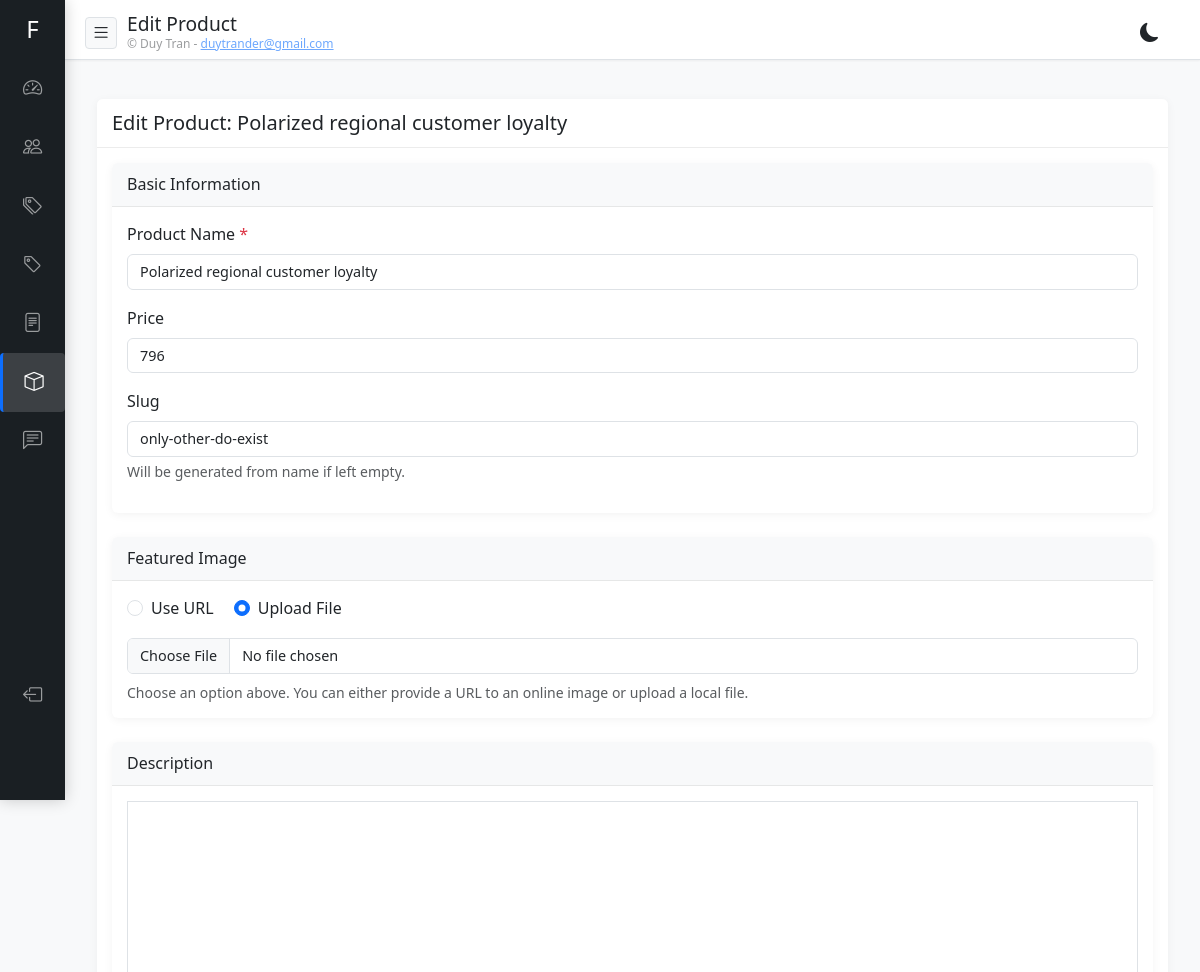
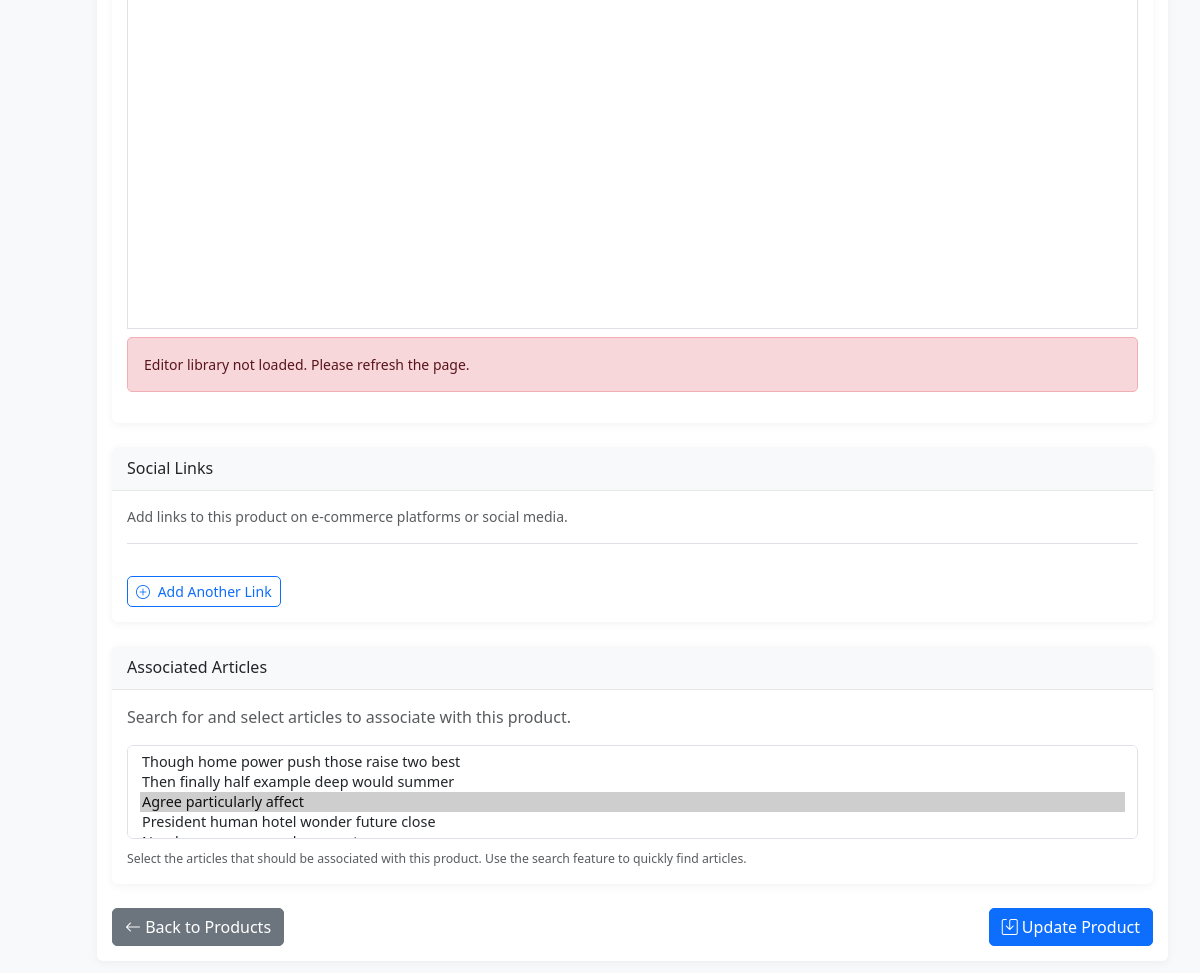
The app's page /admin/products/1/edit (signed in) with its own data (2 pictures, top to bottom).
### app/models.py (models this page shows)
class ProductBase(SQLModel):
    name: str = Field(max_length=200, index=True)
    price: int = Field(default=0)
    slug: str = Field(max_length=200, index=True, unique=True)
    description: Optional[str] = None
    featured_image: Optional[str] = Field(default=None, max_length=500)
    social_links: Optional[str] = Field(default=None)  # JSON string with format {"name": "link"}

class Product(ProductBase, table=True):
    id: Optional[int] = Field(default=None, primary_key=True)
    created_at: datetime = Field(default_factory=datetime.utcnow)
    updated_at: datetime = Field(default_factory=datetime.utcnow, sa_column_kwargs={"onupdate": datetime.utcnow})
    articles: List["Article"] = Relationship(back_populates="products", link_model=ProductArticleLink)

### app/routers/products.py (the view)
@router.get("/{product_id}/edit", response_class=HTMLResponse)
async def admin_edit_product_form(request: Request, product_id: int, q: Optional[str] = None, db: Session = Depends(get_db)):
    user = await get_user_from_cookie(request, db)
    if not user or not user.is_superuser:
        return RedirectResponse(url="/admin/login", status_code=303)
    try:
        product = db.get(Product, product_id)
        if not product:
            return RedirectResponse(
                url="/admin/products?message=Product not found",
                status_code=303
            )
        if q:
            search_term = f"%{q}%"
            articles_query = select(Article).where(Article.title.ilike(search_term))
            articles = db.execute(articles_query).scalars().all()
        else:
            articles = db.execute(select(Article)).scalars().all()
        associated_article_ids = [article.id for article in product.articles]
        return templates.TemplateResponse(
            "admin/products/edit.html",
            {
                "request": request,
                "user": user,
                "product": product,
                "articles": articles,
                "associated_article_ids": associated_article_ids,
                "search_query": q
            }
        )
    except Exception as e:
        return templates.TemplateResponse(
            "admin/products/list.html",
            {
                "request": request,
                "user": user,
                "products": db.execute(select(Product)).scalars().all(),
                "error": f"Error loading product: {str(e)}"
            }
        )

### templates/admin/products/edit.html (shortened to what this page needs)
{% extends "admin/base.html" %}  {% block header_title %}Edit Product{% endblock %} {% block
additional_css %}
<link
  rel="stylesheet"
  href="https://uicdn.toast.com/editor/latest/toastui-editor.min.css"
/>
<link
  rel="stylesheet"
  href="https://cdn.jsdelivr.net/npm/select2@4.1.0-rc.0/dist/css/select2.min.css"
/>
<link
  rel="stylesheet"
  href="https://cdn.jsdelivr.net/npm/select2-bootstrap-5-theme@1.3.0/dist/select2-bootstrap-5-theme.min.css"
/>
{% endblock %} {% block content %}
<div class="container-fluid mt-4">
  <div class="row">
    <div class="col-12">
      <div class="card">
        <div
          class="card-header d-flex justify-content-between align-items-center"
        >
          <h5 class="card-title mb-0">Edit Product: {{ product.name }}</h5>
        </div>
        <div class="card-body">
          <form
            action="/admin/products/{{ product.id }}/edit"
            method="post"
            enctype="multipart/form-data"
            id="product-edit-form"
          >
            <div class="card mb-4">
              <div class="card-header bg-light">
                <h6 class="m-0 font-weight-bold">Basic Information</h6>
              </div>
              <div class="card-body">
                <div class="mb-3">
                  <label for="name" class="form-label"
                    >Product Name <span class="text-danger">*</span></label
                  >
                  <input
                    type="text"
                    class="form-control"
                    id="name"
                    name="name"
                    value="{{ product.name }}"
                    required
                  />
                </div>
                <div class="mb-3">
                  <label for="price" class="form-label">Price</label>
                  <input
                    type="number"
                    class="form-control"
                    id="price"
                    name="price"
                    value="{{ product.price }}"
                  />
                </div>
                <div class="mb-3">
                  <label for="slug" class="form-label">Slug</label>
                  <input
                    type="text"
                    class="form-control"
                    id="slug"
                    name="slug"
                    value="{{ product.slug }}"
                  />
                  <div class="form-text">
                    Will be generated from name if left empty.
                  </div>
                </div>
              </div>
            </div>
            <div class="card mb-4">
              <div class="card-header bg-light">
                <h6 class="m-0 font-weight-bold">Featured Image</h6>
              </div>
              <div class="card-body">
                <div class="mb-3">
                  <div class="form-check form-check-inline">
                    <input
                      class="form-check-input"
                      type="radio"
                      name="image_source"
                      id="image_url_option"
                      value="url"
                      onclick="document.getElementById('url_input_section').classList.remove('d-none'); document.getElementById('file_upload_section').classList.add('d-none');"
                    />
                    <label class="form-check-label" for="image_url_option"
                      >Use URL</label
                    >
                  </div>
                  <div class="form-check form-check-inline">
                    <input
                      class="form-check-input"
                      type="radio"
                      name="image_source"
                      id="image_upload_option"
                      value="upload"
                      checked
                      onclick="document.getElementById('file_upload_section').classList.remove('d-none'); document.getElementById('url_input_section').classList.add('d-none');"
                    />
                    <label class="form-check-label" for="image_upload_option"
                      >Upload File</label
                    >
                  </div>
                </div>
                <div id="file_upload_section" class="mb-2">
                  <input
                    type="file"
                    class="form-control"
                    id="featured_image_file"
                    name="featured_image"
                    accept="image/*"
                  />
                </div>
                <div class="form-text mt-2">
                  Choose an option above. You can either provide a URL to an
                  online image or upload a local file.
                </div>
              </div>
            </div>
            <div class="card mb-4">
              <div class="card-header bg-light">
                <h6 class="m-0 font-weight-bold">Description</h6>
              </div>
              <div class="card-body">
                <div
                  id="editor"
                  style="
                    width: 100%;
                    min-height: 500px;
                    border: 1px solid #dee2e6;
                  "
                ></div>
                <div id="editor-debug" class="mt-2 small text-muted"></div>
              </div>
            </div>
            <div class="card mb-4">
              <div class="card-header bg-light">
                <h6 class="m-0 font-weight-bold">Social Links</h6>
              </div>
              <div class="card-body">
                <p class="text-muted small mb-3">
                  Add links to this product on e-commerce platforms or social
                  media.
                </p>
                <div id="social-links-container" class="border-top pt-3">
                </div>
                <div class="mt-3">
                  <button
                    type="button"
                    id="add-social-link"
                    class="btn btn-sm btn-outline-primary"
                  >
                    <i class="bi bi-plus-circle me-1"></i> Add Another Link
                  </button>
                </div>
              </div>
            </div>
            <div class="card mb-4" id="articles-section">
              <div class="card-header bg-light">
                <h6 class="m-0 font-weight-bold">Associated Articles</h6>
              </div>
              <div class="card-body">
                <p class="text-muted mb-3">
                  Search for and select articles to associate with this product.
                </p>
                <select
                  class="form-select select2"
                  id="article_ids"
                  name="article_ids"
                  multiple
                  data-placeholder="Select articles to associate"
                >
                  {% for article in articles %}
                  <option
                    value="{{ article.id }}"
                    {%
                    if
                    article.id
                    in
                    associated_article_ids
                    %}selected{%
                    endif
                    %}
                  >
                    {{ article.title }}
                  </option>
                  {% endfor %}
                </select>
                <div class="form-text mt-2">
                  <small
                    >Select the articles that should be associated with this
                    product. Use the search feature to quickly find
                    articles.</small
                  >
                </div>
              </div>
            </div>
            <div class="d-flex justify-content-between mt-3">
              <a href="/admin/products" class="btn btn-secondary">
                <i class="bi bi-arrow-left"></i> Back to Products
              </a>
              <button type="submit" class="btn btn-primary">
                <i class="bi bi-save"></i> Update Product
              </button>
            </div>
          </form>
        </div>
      </div>
    </div>
  </div>
</div>
{% endblock %}

### templates/admin/base.html (style rules this page uses)
:root { --primary-color: #0d6efd; --secondary-color: #6c757d; --success-color: #28a745; --danger-color: #dc3545; --sidebar-width: 200px; --sidebar-collapsed-width: 70px; --bg-color: #f8f9fa; --text-color: #212529; --card-bg: #fff; --border-color: #dee2e6; --sidebar-bg: #212529; --sidebar-text: rgba(255, 255, 255, 0.8); --sidebar-active-bg: rgba(255, 255, 255, 0.1); --card-shadow: 0 2px 10px rgba(0, 0, 0, 0.05); --input-bg: #fff; --input-text: #212529; --filter-bg: #f8f9fa; --hover-bg: rgba(0, 0, 0, 0.02); }
body { font-family: "Segoe UI", Tahoma, Geneva, Verdana, sans-serif; margin: 0; padding: 0; background-color: var(--bg-color); color: var(--text-color); overflow-x: hidden; transition: background-color 0.3s ease, color 0.3s ease; }
.card { border: none; border-radius: 10px; box-shadow: var(--card-shadow); margin-bottom: 20px; overflow: hidden; background-color: var(--card-bg); color: var(--text-color); }
.card-header { background-color: var(--card-bg); border-bottom: 1px solid var(--border-color); padding: 15px 20px; }
.card-body { padding: 20px; }
.btn { border-radius: 5px; font-weight: 500; }
.btn-primary { background-color: var(--primary-color); border-color: var(--primary-color); }
.form-label { font-weight: 500; }
.card { border: none; border-radius: 10px; box-shadow: 0 2px 10px rgba(0, 0, 0, 0.05); margin-bottom: 20px; overflow: hidden; }
.card-header { background-color: #fff; border-bottom: 1px solid rgba(0, 0, 0, 0.075); padding: 15px 20px; }
@media (min-width: 768px) and (max-width: 1200px) { .header + * { margin-top: 15px; } }
@media (min-width: 768px) and (max-width: 1200px) { .card { margin-bottom: 15px; border-radius: 6px; } }
@media (min-width: 768px) and (max-width: 1200px) { .card-header { padding: 12px 15px; } }
@media (min-width: 768px) and (max-width: 1200px) { .card-body { padding: 15px; } }
@media (min-width: 768px) and (max-width: 1200px) { .form-control, .form-select { font-size: 0.9rem; } }
@media (min-width: 768px) and (max-width: 1200px) { .d-flex { display: flex !important; } }
@media (min-width: 768px) and (max-width: 1200px) { .align-items-center { align-items: center !important; } }
@media (min-width: 768px) and (max-width: 1200px) { .justify-content-between { justify-content: space-between !important; } }
.form-control, .form-select { background-color: var(--input-bg); color: var(--input-text); border-color: var(--border-color); }

### records on screen
Product: name "Polarized regional customer loyalty", price "796", slug "only-other-do-exist"

### other values on screen
form field article_ids "Though home power push those raise two best / Then finally half example deep would summer / Agree particularly affect ☑ / President human hotel wonder future close"
